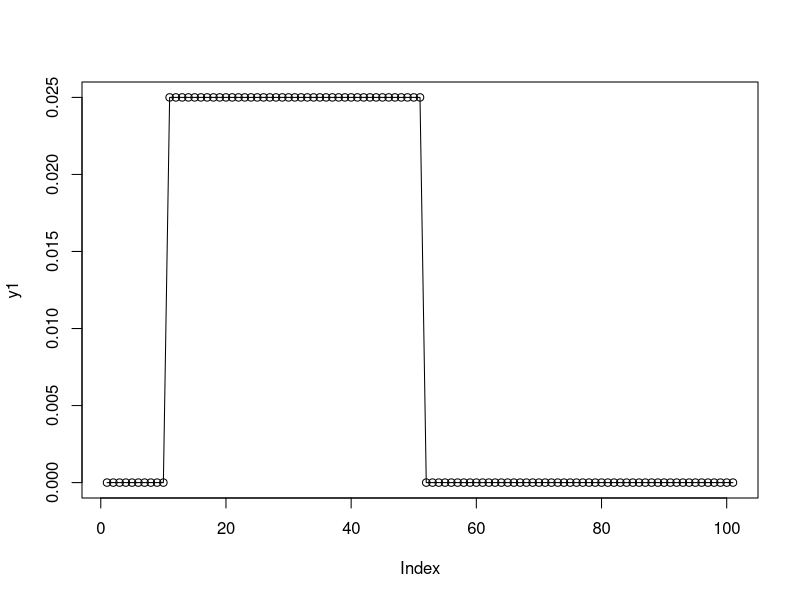
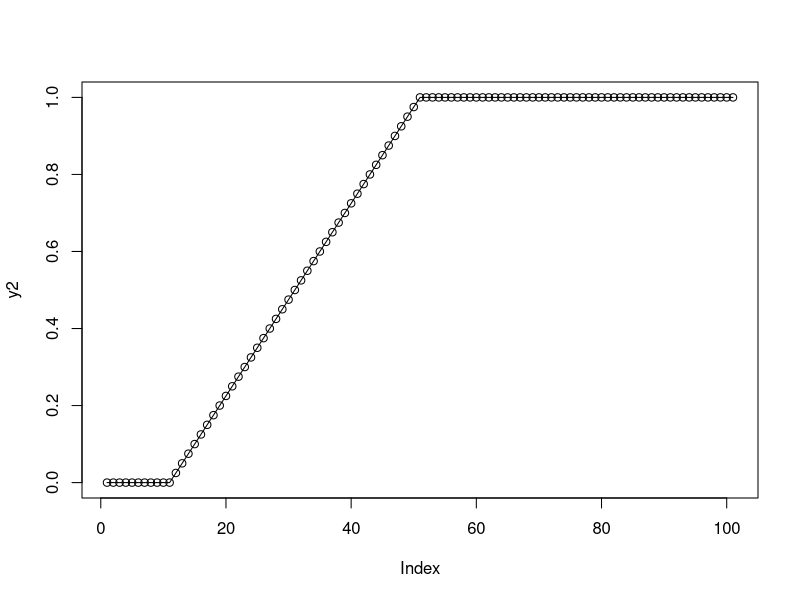
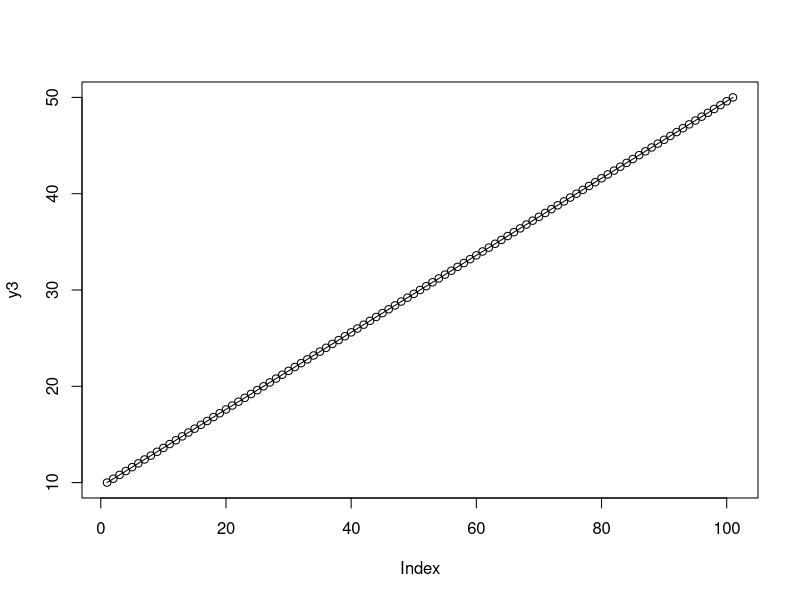

Write R code to recreate these figures, in order.
# x, q	--> vector of quantiles.
# p	--> vector of probabilities.
# n	--> number of observations. If length(n) > 1, the length is taken to be the number required.
# min, max --> lower and upper limits of the distribution. Must be finite.
# log, log.p --> logical; if TRUE, probabilities p are given as log(p).
# lower.tail --> logical; if TRUE (default), probabilities are P[X ≤ x], otherwise, P[X > x].


# dunif(x, min = 0, max = 1, log = FALSE)
# This function calculates the density

x1 <- seq(0, 100, by = 1)
y1 <- dunif(x1, min = 10, max = 50)     
plot(y1, type = "o")

# punif(q, min = 0, max = 1, lower.tail = TRUE, log.p = FALSE)
# This function gives the distribution function

x2 <- seq(0, 100, by = 1)
y2 <- punif(x2, min = 10, max = 50)     
plot(y2, type = "o")

# qunif(p, min = 0, max = 1, lower.tail = TRUE, log.p = FALSE)
# This function gives the quantile function

x3 <- seq(0, 1, by = 0.01)
y3 <- qunif(x3, min = 10, max = 50)     
plot(y3, type = "o")

# runif(n, min = 0, max = 1)
# This function generates random deviates

set.seed(91929)          # Set seed for reproducibility
N <- 1000                # Specify sample size
y4 <- runif(N, min = 10, max = 50)      # Draw N uniformly distributed values
print(y4)
